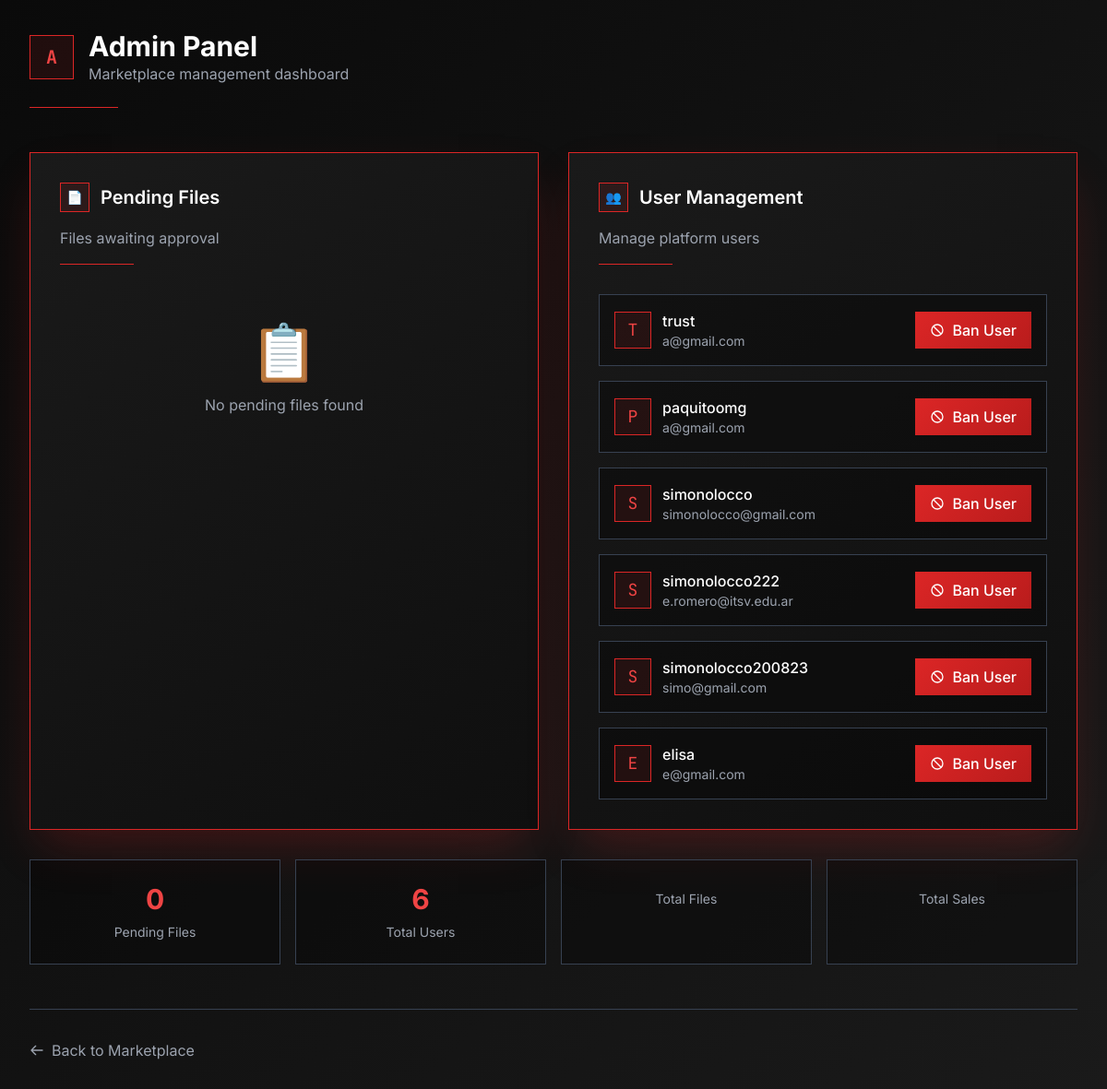
Screenshot of /admin_panel/ (signed in) with the database file from the repository.
### app/models.py (models this page shows)
class User(AbstractUser):
    coins = models.IntegerField(default=0)
    is_admin = models.BooleanField(default=False)
    is_brand = models.BooleanField(default=False)

### app/views.py (the view)
# urls.py: path('admin_panel/', views.admin_panel, name='admin_panel'),
@login_required
def admin_panel(request):
    if not request.user.is_admin:
        return redirect('landing')
    files = File.objects.filter(status='pending')
    users = User.objects.exclude(id=request.user.id)
    return render(request, 'admin_panel.html', {'pending_files': files, 'users': users})

### templates/admin_panel.html (shortened to what this page needs)
<!DOCTYPE html>
<html lang="en" class="dark">
  <head>
    <script src="https://cdn.tailwindcss.com"></script>
  </head>
  <body
    class="min-h-screen text-white font-sans"
    style="background: linear-gradient(135deg, #0a0a0a 0%, #1a1a1a 100%)"
  >
    <div class="max-w-7xl mx-auto p-4 lg:p-8">
      <div class="mb-12">
        <div class="flex items-center space-x-4 mb-6">
          <div
            class="w-12 h-12 bg-red-600 bg-opacity-10 border border-red-600 flex items-center justify-center"
          >
            <span class="text-red-500 text-xl font-mono font-bold">A</span>
          </div>
          <div>
            <h1 class="text-3xl font-sans font-bold text-white">Admin Panel</h1>
            <p class="text-gray-400 font-sans">
              Marketplace management dashboard
            </p>
          </div>
        </div>
        <div class="w-24 h-px bg-red-600"></div>
      </div>
      <div class="grid grid-cols-1 lg:grid-cols-2 gap-8">
        <div
          class="bg-gray-900 p-8 border border-red-600 shadow-2xl"
          style="
            background: linear-gradient(145deg, #1a1a1a 0%, #0f0f0f 100%);
            border-color: #dc2626;
            box-shadow: 0 25px 50px -12px rgba(220, 38, 38, 0.25);
          "
        >
          <div class="mb-8">
            <div class="flex items-center space-x-3 mb-4">
              <div
                class="w-8 h-8 bg-red-600 bg-opacity-10 border border-red-600 flex items-center justify-center"
              >
                <span class="text-red-500 text-sm font-mono">📄</span>
              </div>
              <h2 class="text-xl font-sans font-semibold text-white">
                Pending Files
              </h2>
            </div>
            <p class="text-gray-400 font-sans mb-4">Files awaiting approval</p>
            <div class="w-20 h-px bg-red-600"></div>
          </div>
          {% if pending_files %}
          <div class="space-y-4">
            {% for file in pending_files %}
            <div
              class="bg-black bg-opacity-30 border border-gray-700 p-4 hover:border-red-500 transition-all duration-300"
            >
              <div class="space-y-4">
                <div>
                  <h3 class="text-white font-sans font-medium mb-1">
                    {{ file.title }}
                  </h3>
                  <div class="flex items-center text-gray-400 text-sm">
                    <span class="mr-1">By:</span>
                    <a
                      href="{% url 'user_profile' file.uploader.username %}"
                      class="text-red-400 hover:text-red-300 transition-colors duration-200"
                    >
                      {{ file.uploader.username }}
                    </a>
                  </div>
                </div>
                <div class="flex flex-wrap gap-2">
                  <a
                    href="{% url 'admin_file_detail' file.id %}"
                    class="inline-flex items-center justify-center bg-blue-600 hover:bg-blue-700 text-white font-sans font-medium py-2 px-3 text-sm transition-all duration-300 transform hover:scale-105"
                    style="background: linear-gradient(135deg, #2563eb 0%, #1d4ed8 100%);"
                  >
                    <svg xmlns="http://www.w3.org/2000/svg" class="h-4 w-4 mr-1" fill="none" viewBox="0 0 24 24" stroke="currentColor">
                      <path stroke-linecap="round" stroke-linejoin="round" stroke-width="2" d="M15 12a3 3 0 11-6 0 3 3 0 016 0z" />
                      <path stroke-linecap="round" stroke-linejoin="round" stroke-width="2" d="M2.458 12C3.732 7.943 7.523 5 12 5c4.478 0 8.268 2.943 9.542 7-1.274 4.057-5.064 7-9.542 7-4.477 0-8.268-2.943-9.542-7z" />
                    </svg>
                    Ver Detalles
                  </a>
                  <a
                    href="{% url 'approve_file' file.id %}"
                    class="inline-flex items-center justify-center bg-green-600 hover:bg-green-700 text-white font-sans font-medium py-2 px-3 text-sm transition-all duration-300 transform hover:scale-105"
                    style="background: linear-gradient(135deg, #059669 0%, #047857 100%);"
                  >
                    <svg
                      xmlns="http://www.w3.org/2000/svg"
                      class="h-4 w-4 mr-1"
                      fill="none"
                      viewBox="0 0 24 24"
                      stroke="currentColor"
                    >
                      <path
                        stroke-linecap="round"
                        stroke-linejoin="round"
                        stroke-width="2"
                        d="M5 13l4 4L19 7"
                      />
                    </svg>
                    Approve
                  </a>
                  <a
                    href="{% url 'reject_file' file.id %}"
                    class="inline-flex items-center justify-center bg-red-600 hover:bg-red-700 text-white font-sans font-medium py-2 px-3 text-sm transition-all duration-300 transform hover:scale-105"
                    style="background: linear-gradient(135deg, #dc2626 0%, #b91c1c 100%);"
                  >
                    <svg
                      xmlns="http://www.w3.org/2000/svg"
                      class="h-4 w-4 mr-1"
                      fill="none"
                      viewBox="0 0 24 24"
                      stroke="currentColor"
                    >
                      <path
                        stroke-linecap="round"
                        stroke-linejoin="round"
                        stroke-width="2"
                        d="M6 18L18 6M6 6l12 12"
                      />
                    </svg>
                    Reject
                  </a>
                </div>
              </div>
            </div>
            {% endfor %}
          </div>
          {% else %}
          <div class="text-center py-8">
            <div class="text-gray-500 text-6xl mb-4">📋</div>
            <p class="text-gray-400 font-sans">No pending files found</p>
          </div>
          {% endif %}
        </div>
        <div
          class="bg-gray-900 p-8 border border-red-600 shadow-2xl"
          style="
            background: linear-gradient(145deg, #1a1a1a 0%, #0f0f0f 100%);
            border-color: #dc2626;
            box-shadow: 0 25px 50px -12px rgba(220, 38, 38, 0.25);
          "
        >
          <div class="mb-8">
            <div class="flex items-center space-x-3 mb-4">
              <div
                class="w-8 h-8 bg-red-600 bg-opacity-10 border border-red-600 flex items-center justify-center"
              >
                <span class="text-red-500 text-sm font-mono">👥</span>
              </div>
              <h2 class="text-xl font-sans font-semibold text-white">
                User Management
              </h2>
            </div>
            <p class="text-gray-400 font-sans mb-4">Manage platform users</p>
            <div class="w-20 h-px bg-red-600"></div>
          </div>
          {% if users %}
          <div class="space-y-4">
            {% for user in users %}
            <div
              class="bg-black bg-opacity-30 border border-gray-700 p-4 hover:border-red-500 transition-all duration-300"
            >
              <div
                class="flex flex-col sm:flex-row sm:items-center sm:justify-between gap-4"
              >
                <div class="flex items-center">
                  <div
                    class="w-10 h-10 bg-red-600 bg-opacity-10 border border-red-600 flex items-center justify-center mr-3"
                  >
                    <span class="text-red-500 text-lg font-mono"
                      >{{ user.username|first|upper }}</span
                    >
                  </div>
                  <div>
                    <h3 class="text-white font-sans font-medium">
                      {{ user.username }}
                    </h3>
                    <p class="text-gray-400 text-sm">{{ user.email }}</p>
                  </div>
                </div>
                <a
                  href="{% url 'ban_user' user.id %}"
                  class="inline-flex items-center justify-center bg-red-600 hover:bg-red-700 text-white font-sans font-medium py-2 px-4 transition-all duration-300 transform hover:scale-105"
                  style="
                    background: linear-gradient(
                      135deg,
                      #dc2626 0%,
                      #b91c1c 100%
                    );
                  "
                >
                  <svg
                    xmlns="http://www.w3.org/2000/svg"
                    class="h-4 w-4 mr-2"
                    fill="none"
                    viewBox="0 0 24 24"
                    stroke="currentColor"
                  >
                    <path
                      stroke-linecap="round"
                      stroke-linejoin="round"
                      stroke-width="2"
                      d="M18.364 18.364A9 9 0 005.636 5.636m12.728 12.728A9 9 0 015.636 5.636m12.728 12.728L5.636 5.636"
                    />
                  </svg>
                  Ban User
                </a>
              </div>
            </div>
            {% endfor %}
          </div>
          {% else %}
          <div class="text-center py-8">
            <div class="text-gray-500 text-6xl mb-4">👤</div>
            <p class="text-gray-400 font-sans">No users found</p>
          </div>
          {% endif %}
        </div>
      </div>
      <div class="mt-8 grid grid-cols-1 md:grid-cols-4 gap-4">
        <div
          class="bg-black bg-opacity-30 border border-gray-700 p-6 text-center"
        >
          <div class="text-red-500 text-3xl font-bold mb-2">
            {{ pending_files|length }}
          </div>
          <p class="text-gray-400 font-sans text-sm">Pending Files</p>
        </div>
        <div
          class="bg-black bg-opacity-30 border border-gray-700 p-6 text-center"
        >
          <div class="text-red-500 text-3xl font-bold mb-2">
            {{ users|length }}
          </div>
          <p class="text-gray-400 font-sans text-sm">Total Users</p>
        </div>
        <div
          class="bg-black bg-opacity-30 border border-gray-700 p-6 text-center"
        >
          <p class="text-gray-400 font-sans text-sm">Total Files</p>
        </div>
        <div
          class="bg-black bg-opacity-30 border border-gray-700 p-6 text-center"
        >
          <p class="text-gray-400 font-sans text-sm">Total Sales</p>
        </div>
      </div>
      <div class="mt-12 pt-8 border-t border-gray-700">
        <a
          href="{% url 'landing' %}"
          class="inline-flex items-center text-gray-400 hover:text-red-400 font-sans transition-colors duration-200"
        >
          <svg
            xmlns="http://www.w3.org/2000/svg"
            class="h-4 w-4 mr-2"
            fill="none"
            viewBox="0 0 24 24"
            stroke="currentColor"
          >
            <path
              stroke-linecap="round"
              stroke-linejoin="round"
              stroke-width="2"
              d="M10 19l-7-7m0 0l7-7m-7 7h18"
            />
          </svg>
          Back to Marketplace
        </a>
      </div>
    </div>
  </body>
</html>

### templates/admin_panel.html (style rules this page uses)
body { font-family: "Inter", system-ui, sans-serif; }
* { transition: color 0.2s ease, background-color 0.2s ease, border-color 0.2s ease; }

### rows the page displays
User: username|first "T", username "trust", email "a@gmail.com"
User: username|first "P", username "paquitoomg", email "a@gmail.com"
User: username|first "S", username "simonolocco", email "simonolocco@gmail.com"
User: username|first "S", username "simonolocco222", email "e.romero@itsv.edu.ar"
User: username|first "S", username "simonolocco200823", email "simo@gmail.com"
User: username|first "E", username "elisa", email "e@gmail.com"

### other values shown
{{ pending_files|length }} "0"
{{ users|length }} "6"
